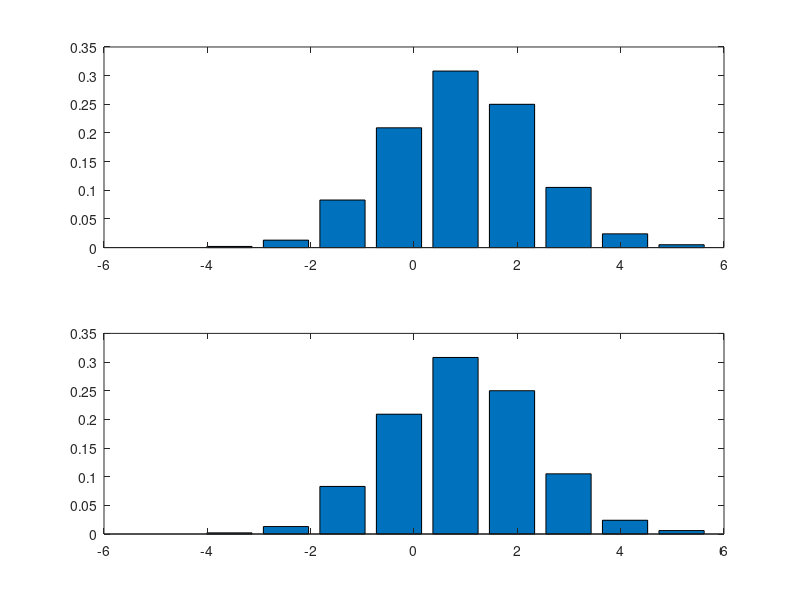

Here is the MATLAB script that generated this plot:
%Matlab program to plot pdf of normal distribution
%Hstogram Approach
n=1000;
norm_mean=1;
norm_var=2;
x=norm_mean+sqrt(norm_var)*randn(1,n);
nob=10;%Number of bins
a=min(x);
b=max(x);
aa=linspace(a,b,nob);%linearly spaced vectors
count(size(aa))=0;%Initializing the counters
for i=1:length(aa)-1%bins
    for j=1:length(x)%input random variable
        if x(j)>=aa(i) && x(j)<aa(i+1)
            count(i)=count(i)+1;
        end
    end
    y(i)=(aa(i)+aa(i+1))/2;
end
%plotting
subplot(211);

bar(y,count(1:end-1)/n);
[bin val]=hist(x,y);
subplot(212);
bar(y,bin/length(x));
